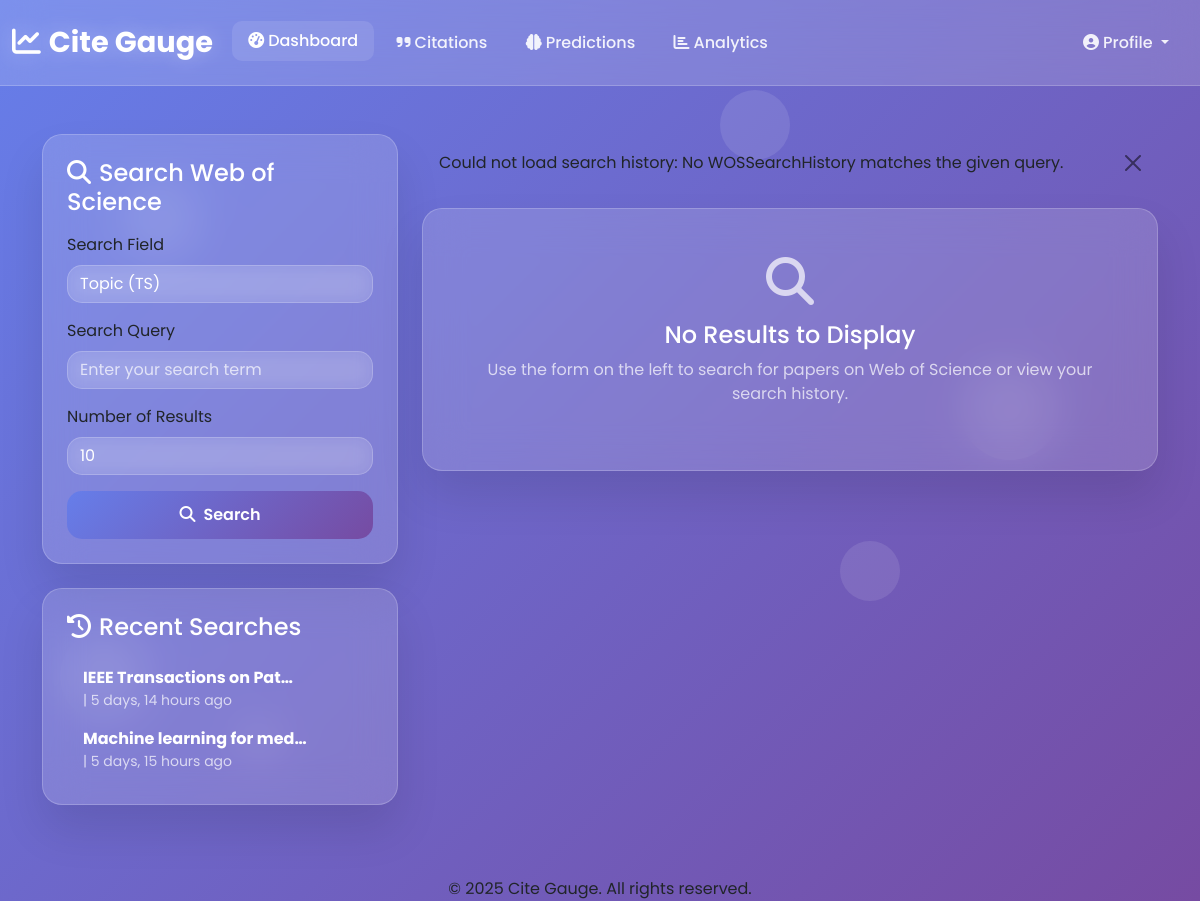
/user/wos-papers/?view_history=11 (signed in), run on the app's committed database.
### user/models.py (models this page shows, shortened)
class WOSSearchHistory(models.Model):
    user = models.ForeignKey(settings.AUTH_USER_MODEL, on_delete=models.CASCADE, related_name='wos_searches')
    query = models.CharField(max_length=255)
    search_field = models.CharField(max_length=20)
    count = models.IntegerField()
    searched_at = models.DateTimeField(auto_now_add=True)
    json_file_path = models.CharField(max_length=500, blank=True, null=True)  # Path to saved JSON file

### user/views.py (the view)
# urls.py: path("wos-papers/", wos_paper_list_view, name="wos_papers"),  # List papers from WOS
@login_required
def wos_paper_list_view(request):
    form = WOSSearchForm()
    papers = []
    search_history = WOSSearchHistory.objects.filter(user=request.user).order_by('-searched_at')[:10]
    prediction = None
    predicted_paper_uid = None
    search_field = ""
    query = ""
    count = ""
    if request.method == "POST":
        form = WOSSearchForm(request.POST)
        action = request.POST.get("action")
        if action == "predict":
            try:
                uid = request.POST.get("uid")
                title = request.POST.get("title")
                abstract = request.POST.get("abstract")
                keywords = request.POST.get("keywords")
                predicted_paper_uid = uid  # To highlight the predicted card
                prediction_result = predict_from_text(
                    title=title, abstract=abstract, keywords=keywords
                )
                prediction = prediction_result
                messages.success(request, f"Prediction successful for paper: '{title[:30]}...'.")
            except (ValueError, MLModelError) as e:
                messages.error(request, f"Could not generate prediction: {e}")
            except Exception:
                messages.error(request, "An unexpected error occurred during prediction.")
        if form.is_valid():
            search_field = form.cleaned_data["search_field"]
            query = form.cleaned_data["query"]
            count = form.cleaned_data["count"]
            papers = search_papers_wos(query=query, count=count, field=search_field)
            if action != "predict":  # save only for fresh searches
                if not papers:
                    messages.info(request, "No papers found for your query.")
                else:
                    messages.success(request, f"Found {len(papers)} papers for your query.")
                date_dir = datetime.datetime.now().strftime("%Y%m%d")
                raw_dir = os.path.join(settings.BASE_DIR, "json_data", date_dir)
                os.makedirs(raw_dir, exist_ok=True)
                file_path = os.path.join(
                    raw_dir, f"records_{request.user.id}_{datetime.datetime.now().strftime('%H%M%S')}.json"
                )
                try:
                    with open(file_path, "w", encoding="utf-8") as f:
                        json.dump(papers, f, indent=4, ensure_ascii=False)
                    WOSSearchHistory.objects.create(
                        user=request.user,
                        query=query,
                        search_field=search_field,
                        count=count,
                        json_file_path=file_path
                    )
                except Exception as e:
                    messages.error(request, f"Could not save search history: {e}")
    else:
        form = WOSSearchForm()
        view_history_id = request.GET.get("view_history")
        if view_history_id:
            try:
                search = get_object_or_404(WOSSearchHistory, id=view_history_id, user=request.user)
                if search.json_file_path and os.path.exists(search.json_file_path):
                    with open(search.json_file_path, "r", encoding="utf-8") as f:
                        papers = json.load(f)
                    messages.success(request, f"Loaded results for query: '{search.query}'")
                    form = WOSSearchForm(initial={
                        "search_field": search.search_field,
                        "query": search.query,
                        "count": search.count,
                    })
                    search_field, query, count = search.search_field, search.query, search.count
                else:
                    messages.error(request, "Saved result file not found.")
            except Exception as e:
                messages.error(request, f"Could not load search history: {e}")
    return render(request, "user/wos_paper_list.html", {
        "form": form,
        "papers": papers,
        "search_history": search_history,
        "prediction": prediction,
        "predicted_paper_uid": predicted_paper_uid,
        "search_field": search_field,
        "query": query,
        "count": count,
    })

### user/forms.py
class WOSSearchForm(forms.Form):
    search_field = forms.ChoiceField(
        choices=FIELD_CHOICES,
        label="Search Field",
        required=True,
        widget=forms.Select(attrs={
            "class": "form-control form-control-glass"
        })
    )
    query = forms.CharField(
        label="Search Query",
        max_length=255,
        required=True,
        widget=forms.TextInput(attrs={
            "class": "form-control form-control-glass",
            "placeholder": "Enter your search term"
        })
    )
    count = forms.IntegerField(
        label="Number of Results",
        min_value=1,
        max_value=50,
        initial=10,
        widget=forms.NumberInput(attrs={
            "class": "form-control form-control-glass",
            "placeholder": "10"
        })
    )

### templates/user/wos_paper_list.html (shortened to what this page needs)
{% extends "base.html" %}
{% load static %}
{% block main_content %}
<div class="container mt-5 mb-5">
    <div class="row">
        <div class="col-lg-4">
            <div class="glass-card p-4 mb-4">
                <h4 class="text-white mb-3"><i class="fas fa-search me-2"></i>Search Web of Science</h4>
                <form method="post">
                    <div class="mb-3">
                        <label for="{{ form.search_field.id_for_label }}" class="form-label text-white-80">{{ form.search_field.label }}</label>
                        {{ form.search_field }}
                    </div>
                    <div class="mb-3">
                        <label for="{{ form.query.id_for_label }}" class="form-label text-white-80">{{ form.query.label }}</label>
                        {{ form.query }}
                    </div>
                    <div class="mb-3">
                        <label for="{{ form.count.id_for_label }}" class="form-label text-white-80">{{ form.count.label }}</label>
                        {{ form.count }}
                    </div>
                    <button type="submit" class="btn btn-primary-glass w-100">
                        <i class="fas fa-search me-2"></i>Search
                    </button>
                </form>
            </div>
            {% if search_history %}
            <div class="glass-card p-4">
                <h4 class="text-white mb-3"><i class="fas fa-history me-2"></i>Recent Searches</h4>
                <ul class="list-unstyled mb-0">
                    {% for search in search_history %}
                    <li>
                        <a href="{% url 'wos_papers' %}?view_history={{ search.id }}" class="history-link">
                            <strong class="text-white">{{ search.query|truncatechars:25 }}</strong>
                            <small class="d-block text-glass-muted">
                                {{ search.get_search_field_display }} | {{ search.searched_at|timesince }} ago
                            </small>
                        </a>
                    </li>
                    {% endfor %}
                </ul>
            </div>
            {% endif %}
        </div>
        <div class="col-lg-8">
            {% if messages %}
                {% for message in messages %}
                <div class="alert alert-{{ message.tags }} alert-dismissible fade show" role="alert">
                    {{ message }}
                    <button type="button" class="btn-close" data-bs-dismiss="alert" aria-label="Close"></button>
                </div>
                {% endfor %}
            {% endif %}
            {% if papers %}
                {% for paper in papers %}
                <div class="glass-card wos-card p-4 mb-3" id="paper-{{ paper.uid }}">
                    <div class="d-flex justify-content-between align-items-start">
                        <div>
                            <h5 class="text-white mb-1">{{ paper.title }}</h5>
                            <p class="text-glass-muted mb-2">
                                <i class="fas fa-quote-right me-1"></i> Citations: {{ paper.citations }} |
                                <i class="fas fa-id-card ms-2 me-1"></i> UID: {{ paper.uid }}
                            </p>
                        </div>
                    </div>
                    <hr class="border-glass">
                    <div class="d-flex justify-content-between align-items-center">
                        <form method="post" class="me-3">
                            {% csrf_token %}
                            <input type="hidden" name="action" value="predict">
                            <input type="hidden" name="uid" value="{{ paper.uid }}">
                            <input type="hidden" name="title" value="{{ paper.title }}">
                            <input type="hidden" name="abstract" value="{{ paper.abstract }}">
                            <input type="hidden" name="keywords" value="{{ paper.keywords|join:', ' }}">
                            <input type="hidden" name="search_field" value="{{ form.search_field.value|default:search_field }}">
                            <input type="hidden" name="query" value="{{ form.query.value|default:query }}">
                            <input type="hidden" name="count" value="{{ form.count.value|default:count }}">
                            <button type="submit" class="btn btn-primary-glass btn-sm">
                                <i class="fas fa-brain me-2"></i>Predict Citations
                            </button>
                        </form>
                        {% if paper.uid == predicted_paper_uid and prediction %}
                        <div class="prediction-result-card p-3 rounded text-center flex-grow-1">
                            <p class="text-glass-muted mb-1 small">Predicted Citations (2 years)</p>
                            <div class="prediction-value">{{ prediction.predicted }}</div>
                            {% if prediction.ci_low is not None and prediction.ci_high is not None %}
                                <p class="small text-white-80 mb-0">
                                    95% CI: {{ prediction.ci_low|floatformat:0 }} - {{ prediction.ci_high|floatformat:0 }}
                                </p>
                            {% endif %}
                        </div>
                        {% endif %}
                    </div>
                </div>
                {% endfor %}
            {% else %}
                <div class="glass-card text-center p-5">
                    <i class="fas fa-search fa-3x text-glass-muted mb-3"></i>
                    <h4 class="text-white">No Results to Display</h4>
                    <p class="text-glass-muted">Use the form on the left to search for papers on Web of Science or view your search history.</p>
                </div>
            {% endif %}
        </div>
    </div>
</div>
{% endblock main_content %}

### static/css/style.css (style rules this page uses)
* { margin: 0; padding: 0; box-sizing: border-box; }
body { font-family: "Poppins", sans-serif; min-height: 100vh; background: linear-gradient(135deg, #667eea 0%, #764ba2 100%); position: relative; overflow-x: hidden; }
.glass-card { background: rgba(255, 255, 255, 0.15); backdrop-filter: blur(20px); -webkit-backdrop-filter: blur(20px); border-radius: 20px; border: 1px solid rgba(255, 255, 255, 0.2); box-shadow: 0 25px 45px rgba(0, 0, 0, 0.1); padding: 1.5rem; transition: all 0.3s ease; margin-bottom: 1.5rem; }
.btn-primary-glass { background: linear-gradient(135deg, #667eea 0%, #764ba2 100%); border: none; border-radius: 15px; color: white; font-weight: 600; padding: 0.75rem 1.5rem; transition: all 0.3s ease; position: relative; overflow: hidden; }
.form-control-glass { background: rgba(255, 255, 255, 0.1); border: 1px solid rgba(255, 255, 255, 0.2); border-radius: 15px; color: white; backdrop-filter: blur(10px); transition: all 0.3s ease; }
.form-control-glass::placeholder { color: rgba(255, 255, 255, 0.7); }
.text-glass-muted { color: rgba(255, 255, 255, 0.7); }
.text-white { color: white !important; }

### templates/user/wos_paper_list.html (style rules this page uses)
.history-link { display: block; padding: 0.5rem 1rem; color: rgba(255, 255, 255, 0.8); text-decoration: none; border-radius: 5px; transition: background-color 0.2s ease; }

### data on the page
WOSSearchHistory: query "IEEE Transactions on Pat…", searched_at "5 days, 14 hours"
WOSSearchHistory: query "Machine learning for med…", searched_at "5 days, 15 hours"

### other printed values
{{ message }} "Could not load search history: No WOSSearchHistory matches the given query."
